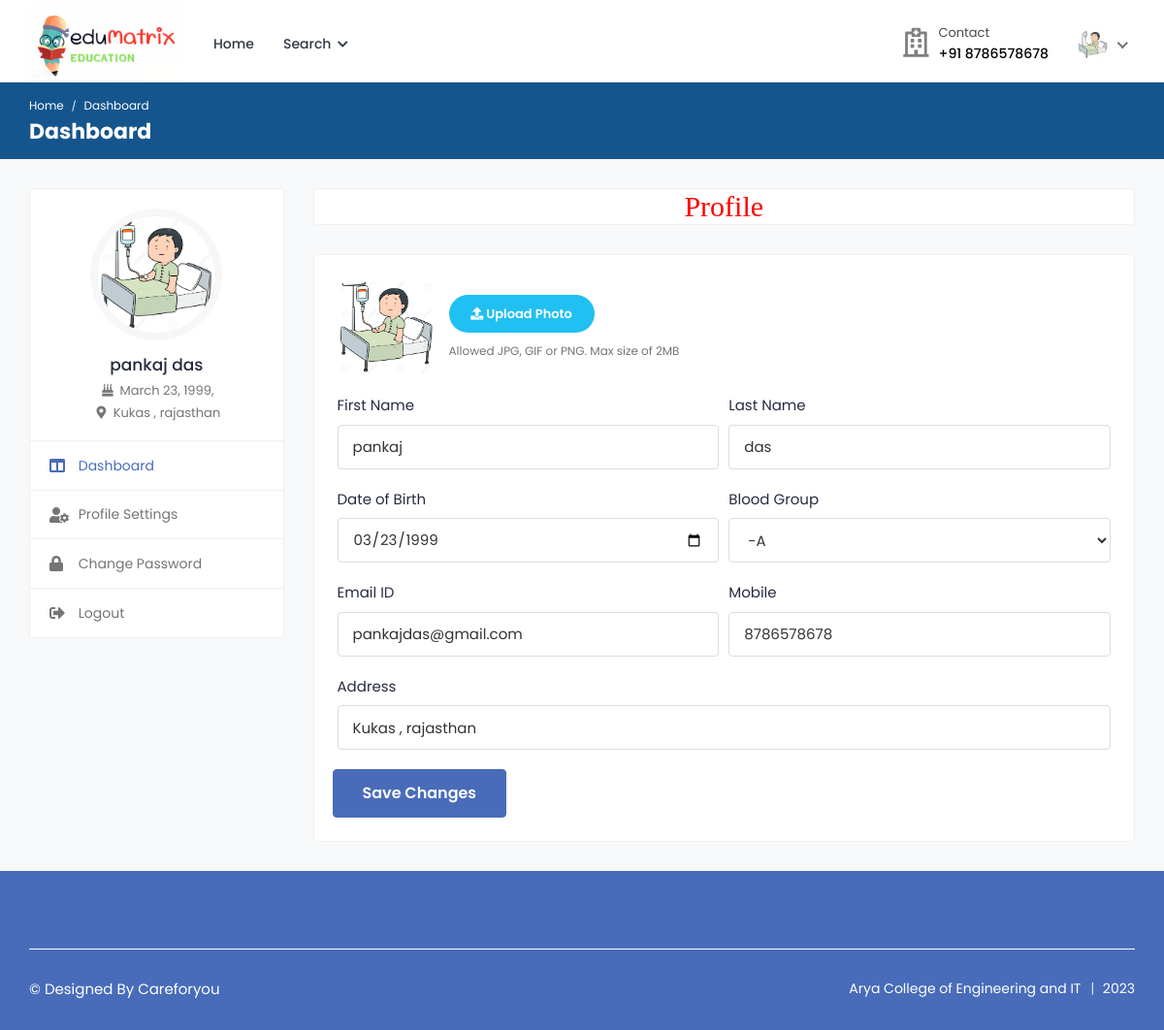
/patient_profile (signed in), run on the app's committed database.
### health/models.py (models this page shows, shortened)
class Patient(models.Model):
    user = models.ForeignKey(User,on_delete=models.CASCADE,null=True)
    blood_group = models.CharField(max_length=10,choices=blood_group,null=True)
    health_uid = models.CharField(max_length=16,null=True)
    ex_year= models.CharField(max_length=10,null=True)
    ex_month= models.CharField(max_length=10,null=True)
    cvv = models.CharField(max_length=10,null=True)
    mobile = models.CharField(max_length=10,null=True)
    address = models.CharField(max_length=100,null=True)
    card_status = models.CharField(max_length=100,null=True)
    dob = models.DateField(null=True)
    image = models.FileField(null=True)

### health/views.py (the view, shortened to what this page needs)
# urls.py: path('patient_profile', Patient_Profile,name="patient_profile"),
def Patient_Profile(request):
    user = User.objects.get(id=request.user.id)
    pat = Patient.objects.get(user=user)
    form = PatientForm(request.POST or None,instance=pat)
    d = {'form':form}
    return render(request,'patient/profile.html',d)

### health/forms.py
class PatientForm(forms.ModelForm):
    class Meta:
        model = Patient
        fields = ['blood_group','mobile','address','dob','image']

### health/templates/patient/profile.html (shortened to what this page needs)
{% extends 'patient/sidebar.html' %}
{% load widget_tweaks %}
{% block b %}
{% load static %}
<h2 style="font-family:roman;color:red" align="center" class="card">Profile</h2>
            <div class="card">
								<div class="card-body">
									<form action="" method="post" enctype="multipart/form-data">
										<div class="row form-row">
											<div class="col-12 col-md-12">
												<div class="form-group">
													<div class="change-avatar">
														<div class="profile-img">
                                                            {% if request.user.patient_set.all.0.image %}
															<img src="{{request.user.patient_set.all.0.image.url}}" alt="User Image">
                                                            {% endif %}
														</div>
														<div class="upload-img">
															<div class="change-photo-btn">
																<span><i class="fa fa-upload"></i> Upload Photo</span>
															</div>
															<small class="form-text text-muted">Allowed JPG, GIF or PNG. Max size of 2MB</small>
														</div>
													</div>
												</div>
											</div>
											<div class="col-12 col-md-6">
												<div class="form-group">
													<label>First Name</label>
													<input type="text" class="form-control" name="first_name" value="{{request.user.first_name}}">
												</div>
											</div>
											<div class="col-12 col-md-6">
												<div class="form-group">
													<label>Last Name</label>
													<input type="text" class="form-control" name="last_name" value="{{request.user.last_name}}">
												</div>
											</div>
											<div class="col-12 col-md-6">
												<div class="form-group">
													<label>Date of Birth</label>
														{% render_field form.dob class="form-control" type="date" placeholder=request.user.patient_set.all.0.dob %}
												</div>
											</div>
											<div class="col-12 col-md-6">
												<div class="form-group">
													<label>Blood Group</label>
														{% render_field form.blood_group class="form-control" placeholder=form.blood_group.label %}
												</div>
											</div>
											<div class="col-12 col-md-6">
												<div class="form-group">
													<label>Email ID</label>
													<input type="email" class="form-control" name="email" value="{{request.user.email}}">
												</div>
											</div>
											<div class="col-12 col-md-6">
												<div class="form-group">
													<label>Mobile</label>
													{% render_field form.mobile class="form-control" placeholder=form.mobile.label %}
												</div>
											</div>
											<div class="col-12">
												<div class="form-group">
												<label>Address</label>
                                                   {% render_field form.address class="form-control"  value=form.address.value %}
												</div>
											</div>
										<div class="submit-section">
											<button type="submit" class="btn btn-primary submit-btn">Save Changes</button>
										</div>
                                        </div>
                                    </form>
								</div>
							</div>
{% endblock %}

### health/templates/patient/sidebar.html
{% extends 'patient/patient_navigation.html' %}
{% block body %}
{% load static %}
			<div class="breadcrumb-bar">
				<div class="container-fluid">
					<div class="row align-items-center">
						<div class="col-md-12 col-12">
							<nav aria-label="breadcrumb" class="page-breadcrumb">
								<ol class="breadcrumb">
									<li class="breadcrumb-item"><a href="index-2.html">Home</a></li>
									<li class="breadcrumb-item active" aria-current="page">Dashboard</li>
								</ol>
							</nav>
							<h2 class="breadcrumb-title">Dashboard</h2>
						</div>
					</div>
				</div>
			</div>
			<div class="content">
				<div class="container-fluid">
					<div class="row">
						<div class="col-md-5 col-lg-4 col-xl-3 theiaStickySidebar">
                            <div class="profile-sidebar">
								<div class="widget-profile pro-widget-content">
									<div class="profile-info-widget">
										<a href="#" class="booking-doc-img">
											{% if request.user.patient_set.all.0.image %}
											<img src="{{request.user.patient_set.all.0.image.url}}" alt="User Image">
											{% endif %}
										</a>
										<div class="profile-det-info">
											<h3>{{request.user.first_name}} {{request.user.last_name}}</h3>
											<div class="patient-details">
												<h5><i class="fas fa-birthday-cake"></i> {{request.user.patient_set.all.0.dob}},</h5>
												<h5 class="mb-0"><i class="fas fa-map-marker-alt"></i> {{request.user.patient_set.all.0.address}}</h5>
											</div>
										</div>
									</div>
								</div>
								<div class="dashboard-widget">
									<nav class="dashboard-menu">
										<ul>
											<li class="active">
												<a href="{% url 'patient_dashboard' %}">
													<i class="fas fa-columns"></i>
													<span>Dashboard</span>
												</a>
											</li>
											<li>
												<a href="{% url 'patient_profile' %}">
													<i class="fas fa-user-cog"></i>
													<span>Profile Settings</span>
												</a>
											</li>
											<li>
												<a href="{% url 'change_password' %}">
													<i class="fas fa-lock"></i>
													<span>Change Password</span>
												</a>
											</li>
											<li>
												<a href="{% url 'logout' %}">
													<i class="fas fa-sign-out-alt"></i>
													<span>Logout</span>
												</a>
											</li>
										</ul>
									</nav>
								</div>
							</div>
						</div>
						<div class="col-md-7 col-lg-8 col-xl-9">
                            {% block b %}
                            {% endblock %}
                            </div>
					</div>
				</div>
			</div>
{% endblock %}

### health/templates/patient/patient_navigation.html (shortened to what this page needs)
<!DOCTYPE html>
{% load static %}
<html lang="en">
<head>
		<link rel="stylesheet" href="{% static 'user/css/bootstrap.min.css' %}">
		<link rel="stylesheet" href="{% static 'user/plugins/fontawesome/css/fontawesome.min.css' %}">
		<link rel="stylesheet" href="{% static 'user/plugins/fontawesome/css/all.min.css' %}">
		<link rel="stylesheet" href="{% static 'user/css/style.css' %}">
	</head>
	<body>
		<div class="main-wrapper">
			<header class="header">
				<nav class="navbar navbar-expand-lg header-nav">
					<div class="navbar-header">
						<a href="{% url 'home' %}" class="navbar-brand logo">
							<img src="{% static 'user/img/favicon(1).png' %}" class="img-fluid" alt="Logo"  style="width:180px; height:80px">
						</a>
					</div>
					<div class="main-menu-wrapper">
						<ul class="main-nav">
							<li>
								<a href="{% url 'patient_dashboard' %}">Home</a>
							</li>
							<li class="has-submenu">
								<a href="#">Search <i class="fas fa-chevron-down"></i></a>
							</li>
													</ul>
					</div>
					<ul class="nav header-navbar-rht">
						<li class="nav-item contact-item">
							<div class="header-contact-img">
								<i class="far fa-hospital"></i>
							</div>
							<div class="header-contact-detail">
								<p class="contact-header">Contact</p>
								<p class="contact-info-header"> +91 {{request.user.patient_set.all.0.mobile}}</p>
							</div>
						</li>
						<li class="nav-item dropdown has-arrow logged-item">
							<a href="#" class="dropdown-toggle nav-link" data-toggle="dropdown">
								<span class="user-img">
									{% if request.user.patient_set.all.0.image %}
									<img class="rounded-circle" src="{{request.user.patient_set.all.0.image.url}}" width="31" alt="Ryan Taylor">
									{% endif %}
								</span>
							</a>
						</li>
					</ul>
				</nav>
			</header>
{% block body %}
{% endblock %}
			<footer class="footer">
				<div class="footer-top">
				</div>
                <div class="footer-bottom">
					<div class="container-fluid">
						<div class="copyright">
							<div class="row">
								<div class="col-md-6 col-lg-6">
									<div class="copyright-text">
										<p class="mb-0"><a>© Designed By Careforyou </a></p>
									</div>
								</div>
								<div class="col-md-6 col-lg-6">
									<div class="copyright-menu">
										<ul class="policy-menu">
											<li><a>Arya College of Engineering and IT</a></li>
											<li><a>2023</a></li>
										</ul>
									</div>
								</div>
							</div>
						</div>
					</div>
				</div>
			</footer>
		</div>
	</body>
</html>

### data on the page
Patient: dob "03/23/1999", blood_group "-A", mobile "8786578678", address "Kukas , rajasthan"

### other printed values
{{ request.user.patient_set.all.0.mobile }} "8786578678"
{{ request.user.first_name }} "pankaj"
{{ request.user.last_name }} "das"
{{ request.user.patient_set.all.0.dob }} "March 23, 1999"
{{ request.user.patient_set.all.0.address }} "Kukas , rajasthan"
